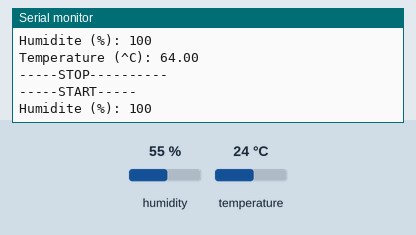
This sketch was run on a simulated Arduino Uno, built with avr-gcc and run on an emulated ATmega328P. Parts: the last lines printed to the serial monitor. Wiring (inferred from the names in the program): DHT11 sensor: data pin 3. The test bench sets the inputs (shaded band); at power-on: humidity 55 %, temperature 24 °C.

Above: at 1.2 s.
1.3 s: humidity set to 22 %
At 1.9 s:
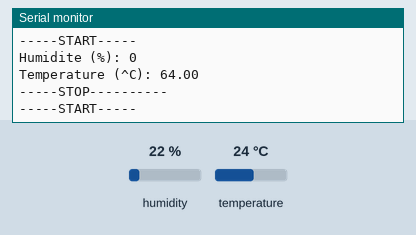
2.8 s: humidity set to 40 %
At 3.5 s:
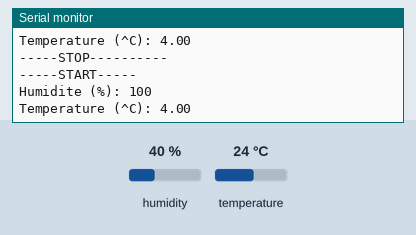

Measured:
- after the input at 1.3 s, the serial monitor: prints a new line at once (image 1)
- after the input at 2.8 s, the serial monitor: prints a new line at once (image 2)

The sketch:

main.ino
```cpp
#define lum A0
#define DHT11 3

byte dht11_lecture(byte* data){
   data[0] = data[1] = data[2] = data[3] = data[4] = 0;
   unsigned long timeout = 50;
   unsigned long timeout1;
   unsigned long timeout2;

   digitalWrite(DHT11, HIGH);
   pinMode(DHT11, INPUT);
   delay(100);

  // Reveil capteur
   pinMode(DHT11, OUTPUT);
   digitalWrite(DHT11, LOW);

   delay(18);
   noInterrupts();

  // Ecoute
   digitalWrite(DHT11, HIGH);
   delayMicroseconds(40);
   pinMode(DHT11, INPUT);


  // Attente réponse
   while(!digitalRead(DHT11)){ //Attente 1

   }
  for (byte i = 0; i < 40; ++i) {
   timeout1 = micros(); //Mesure temps zéro

   while(digitalRead(DHT11)){

   }

   timeout2 = micros(); //Mesure temps fin du bit
   data[i / 8] <<= 1;
   if (timeout2 - timeout1 > timeout)  data[i / 8] |= 1;
   else data[i / 8] |= 0;

   }

}

float lecture_lum(void){
  float val_lum;
  val_lum = 1/0.05*analogRead(lum)*5/1023; //Conversion
  return val_lum;
}

void setup() {
Serial.begin(115200);
pinMode(DHT11, INPUT_PULLUP);
}

void loop() {
  Serial.println("-----START-----");
  float temperature, humidity;
  byte data[5];
  dht11_lecture(data);
  humidity = data[0];
  temperature = data[2];
    Serial.print(F("Humidite (%): "));
    Serial.println(data[1], 2);
    Serial.print(F("Temperature (^C): "));
    Serial.println(temperature, 2);
    Serial.println("-----STOP----------");
    delay(1000);


 // Serial.print(lumiere);
  //Serial.print("\n");
}
```
